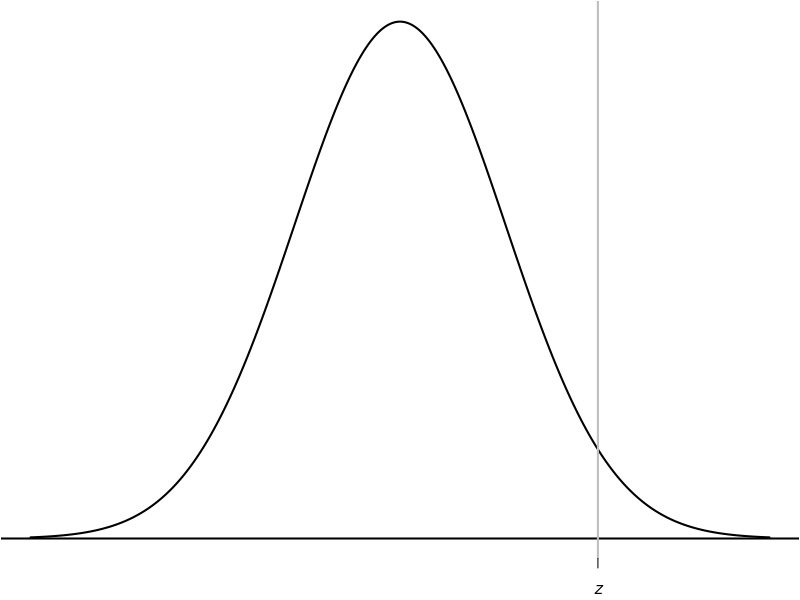

The R script that drew this image: (Note: this script raises an error after producing the figure.)
## ---- chunk 1
par(mar = c(2.1, 
            0.05, 
            0.05, 
            0.05))
delta <- 0.01
z <- seq(-3.5, 3.5, 
         by = delta)
zy <- dnorm(z)

zval <- 1.875

plot( zy ~ z,
      lwd = 2,
      type = "l",
      xlab = "",
      ylab = "",
      axes = FALSE)
#axis(side=1, at=-3:3)
axis(side = 1, 
     at = zval, 
     label = expression(italic(z)))
abline(h = 0, 
       lwd = 2)

abline(v = zval, 
       lwd = 2, 
       col = "grey")

xshade <- c(  seq(min(z), 
                  zval, 
                  by =  delta),
              seq(zval, 
                  min(z), 
                  by = -delta) )
yshade <- c( rep(0, length(xshade)/2),
             rev(zy[ z<zval]) )
            
polygon( xshade, 
         yshade, 
         col = plot.colour)

arrows(-2.5, 
       max(zy)/2,
       0, 
       max(zy)/2, 
       angle = 15,
       length = 0.1)
text(-2.5, max(zy)/2, 
     "Area",
     pos = 3)
## ---- chunk 2
z1 <- c( z1n <- seq(-3.5, 0, 
                    by = 0.1), 
         z1p <- seq(0, 3.5, 
                    by = 0.1))  # As zero gets two rows: pos and neg
z2 <- seq(0.00, 0.09, 
          by = 0.01)

Ztab <- array( dim = c(length(z1), 
                       length(z2)) )  

colnames(Ztab) <- sprintf("%.2f", z2 )
rownames(Ztab) <- paste("$", sprintf("%.1f", z1), "$")
rownames(Ztab)[length(z1n)] <- "$-0.0$"
rownames(Ztab)[length(z1n)+1] <- "$0.0$"

zero.count <- 0
for (i in 1:length(z1)){
  
  if ( z1[i] > 0 ){
    Ztab[i, ] <- pnorm( z1[i] + z2 )
  } 
  if ( z1[i] == 0 ){
    if (zero.count == 0 ){ # The first zero row: negative 0.00
      zero.count <- zero.count + 1 
      Ztab[i, ] <- pnorm( z1[i] - z2 )
      
    } else {               # The second zero row: positive 0.00
      Ztab[i, ] <- pnorm( z1[i] + z2 )
    }
  }
  if ( z1[i] < 0 ){
    Ztab[i, ] <- pnorm( z1[i] - z2 )
  }
}

## ---- chunk 3

if( knitr::pandoc_to("pdf") ) {
   kable(Ztab[1: length(z1n), ],
        format = "latex",
        caption = "The probability that the area is less than the value of $z$ that is looked up",
        digits = 4,
        longtable = TRUE,
        escape = FALSE,
        #align="r",
        booktab = TRUE) %>%
      kable_styling(font_size = 9)        
} else {# knitr::pandoc_to("epub3") ) {
   kable(Ztab[1: length(z1n), ],
        format = "html",
        caption = "The probability that the area is less than the value of $z$ that is looked up",
        digits = 4,
        longtable = TRUE,
        escape = FALSE,
        #align="r",
        booktab = TRUE)        
}
## ---- chunk 4
par(mar = c(2.1, 
            0.05, 
            0.05, 
            0.05))
delta <- 0.01
z <- seq(-3.5, 3.5, 
         by = delta)
zy <- dnorm(z)

zval <- 1.875

plot( zy ~ z,
      lwd = 2,
      type = "l",
      xlab = "",
      ylab = "",
      axes = FALSE)
#axis(side=1, at=-3:3)
axis(side = 1, 
     at = zval, 
     label = expression( italic(z) ) )
abline(h = 0, 
       lwd = 2)

abline(v = zval, 
       lwd = 2, 
       col = "grey")

xshade <- c(  seq(min(z), 
                  zval, 
                  by = delta),
              seq(zval, 
                  min(z), 
                  by = -delta) )
yshade <- c( rep(0, length(xshade)/2),
             rev(zy[ z<zval]) )
            
polygon( xshade, yshade, 
         col = plot.colour)

arrows(-2.5, 
       max(zy)/2,
       0, 
       max(zy)/2, 
       angle = 15,
       length = 0.1)
text(-2.5, max(zy)/2, 
     "Area",
     pos = 3)
## ---- chunk 5
if( knitr::is_latex_output() ) {
   kable(Ztab[ (length(z1n) + 1): length(z1), ],
        format = "latex",
        caption = "The probability that the area is less than the value of $z$ that is looked up",
        digits = 4,
        longtable = TRUE,
        escape = FALSE,
        align = "r",
        booktab = TRUE) %>%
      kable_styling(font_size = 9)
}
if( knitr::pandoc_to("epub3")) {
   kable(Ztab[ (length(z1n) + 1): length(z1), ],
        format = "html",
        caption = "The probability that the area is less than the value of $z$ that is looked up",
        digits = 4,
        longtable = TRUE,
        escape = FALSE,
        align = "r",
        booktab = TRUE) 
}
